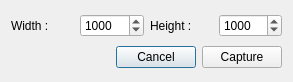
<?xml version="1.0" encoding="UTF-8"?>
<ui version="4.0">
 <class>CaptureScreenDialog</class>
 <widget class="QDialog" name="CaptureScreenDialog">
  <property name="geometry">
   <rect>
    <x>0</x>
    <y>0</y>
    <width>293</width>
    <height>82</height>
   </rect>
  </property>
  <property name="windowTitle">
   <string>Capture screen</string>
  </property>
  <layout class="QVBoxLayout" name="verticalLayout">
   <item>
    <layout class="QHBoxLayout" name="horizontalLayout">
     <item>
      <widget class="QLabel" name="label">
       <property name="text">
        <string>Width :</string>
       </property>
      </widget>
     </item>
     <item>
      <widget class="QSpinBox" name="spiWidth">
       <property name="minimum">
        <number>300</number>
       </property>
       <property name="maximum">
        <number>2048</number>
       </property>
       <property name="value">
        <number>1000</number>
       </property>
      </widget>
     </item>
     <item>
      <widget class="QLabel" name="label_2">
       <property name="text">
        <string>Height :</string>
       </property>
      </widget>
     </item>
     <item>
      <widget class="QSpinBox" name="spiHeight">
       <property name="minimum">
        <number>300</number>
       </property>
       <property name="maximum">
        <number>2048</number>
       </property>
       <property name="value">
        <number>1000</number>
       </property>
      </widget>
     </item>
    </layout>
   </item>
   <item>
    <layout class="QHBoxLayout" name="horizontalLayout_2">
     <item>
      <spacer name="horizontalSpacer">
       <property name="orientation">
        <enum>Qt::Horizontal</enum>
       </property>
       <property name="sizeHint" stdset="0">
        <size>
         <width>40</width>
         <height>20</height>
        </size>
       </property>
      </spacer>
     </item>
     <item>
      <widget class="QPushButton" name="btnCancel">
       <property name="text">
        <string>Cancel</string>
       </property>
      </widget>
     </item>
     <item>
      <widget class="QPushButton" name="btnCapture">
       <property name="text">
        <string>Capture</string>
       </property>
      </widget>
     </item>
    </layout>
   </item>
  </layout>
 </widget>
 <resources/>
 <connections/>
</ui>
